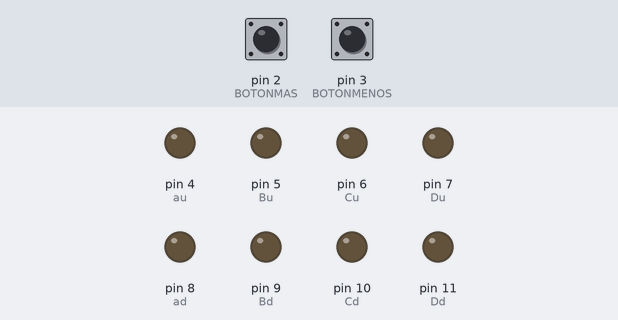
Recording of a sketch running on a simulated Arduino Uno, built with avr-gcc and run on an emulated ATmega328P. Parts: output pins drawn as LEDs (lit = HIGH). The test bench sets the inputs (shaded band); at power-on: pin 2 (BOTONMAS) LOW, pin 3 (BOTONMENOS) HIGH.

Above: at 1.2 s.
1.3 s: pin 2 (BOTONMAS) pulled HIGH for 0.15 s
At 1.7 s:
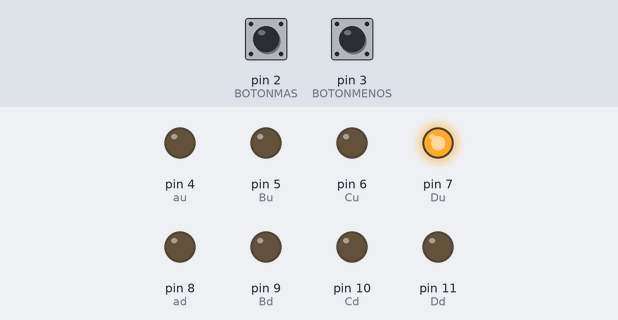
2.9 s: pin 2 (BOTONMAS) pulled HIGH for 1 s
At 4.1 s:
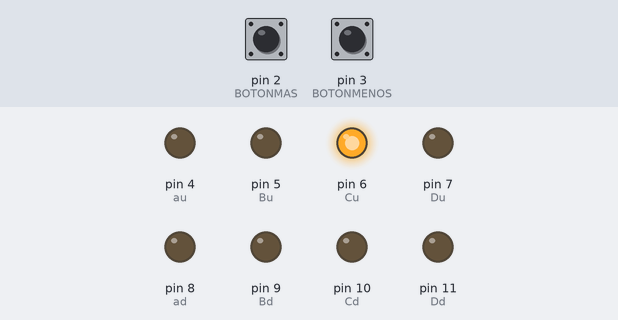
5.4 s: pin 2 (BOTONMAS) pulled HIGH for 0.15 s
At 6.0 s:
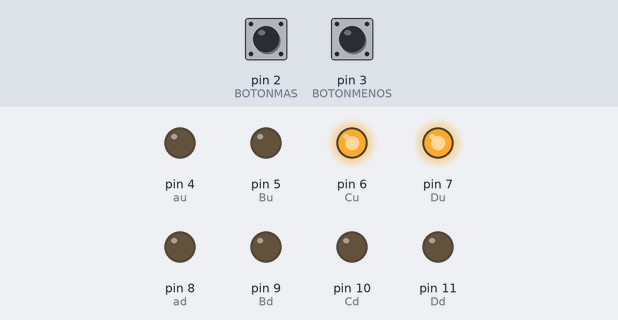
7.0 s: pin 2 (BOTONMAS) pulled HIGH for 3.2 s
At 8.4 s:
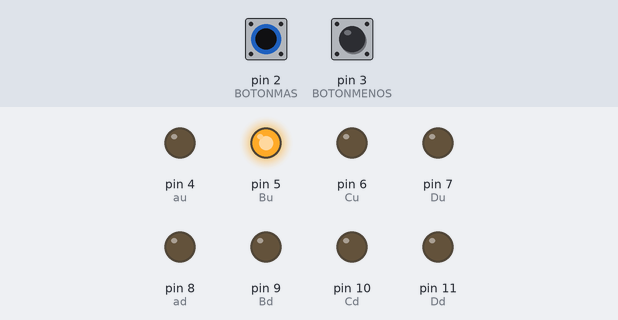
11.7 s: pin 2 (BOTONMAS) pulled HIGH for 0.15 s
At 12.0 s:
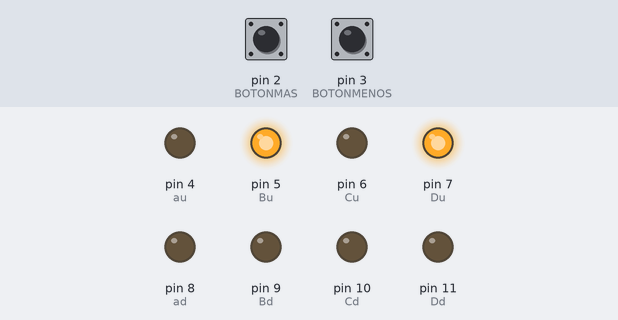
13.3 s: pin 2 (BOTONMAS) pulled HIGH for 1 s
At 14.4 s:
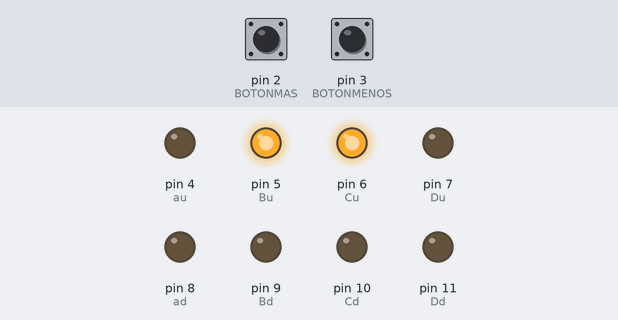
Timing chart, 0 to 16.3 s (numbered marks = the images above; inputs shaded):
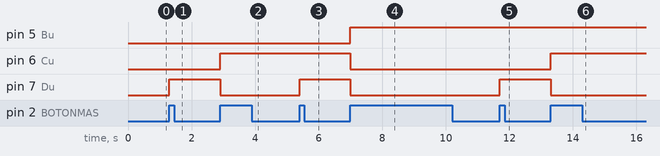

The sketch:

CONTADOR_DEL_0_AL_50.ino
```cpp
/*
   Fundacion Kinal
   Centro educativo tecnico laboral Kinal
   Electronica
   Grado: Quinto
   Sección: A
   Curso: Taller de electronica digital y reparación de computadoras I
   Nombre: Guillermo Antonio Franco Longo
   Profe. Alejandro Navas
   Carnet: 2022357
   Proyecto: interrupciones externas
*/
//Directivas de Propocesador
#define BOTONMAS 2 //pin 2 utilizado para una interrupción externa para rising
#define BOTONMENOS 3 //pin 3 utilizado para una interrupción externa para falling
#define au 4
#define Bu 5
#define Cu 6
#define Du 7

#define ad 8
#define Bd 9
#define Cd 10
#define Dd 11

//Funciones
void funcion_rising(void);
void funcion_falling(void);
void display_primero();
void display_segundo();

//Variables
volatile static bool f_print = false; //Variable booleana que me permite imprimir un texto en el Loop
int unidades = 0; ///variable que va de 0 - 9
int decenas = 0; ///variable que va de 0 - 5

void setup() {
  pinMode(BOTONMAS, INPUT);
  pinMode(BOTONMENOS, INPUT);
  pinMode(au, OUTPUT);
  pinMode(Bu, OUTPUT);
  pinMode(Cu, OUTPUT);
  pinMode(Du, OUTPUT);
  pinMode(ad, OUTPUT);
  pinMode(Bd, OUTPUT);
  pinMode(Cd, OUTPUT);
  pinMode(Dd, OUTPUT);

  attachInterrupt(digitalPinToInterrupt(BOTONMAS), funcion_rising, RISING); //Anclar la interrupcion del pin 9 a una funcion de ISR, disparado por el flanco
  attachInterrupt(digitalPinToInterrupt(BOTONMENOS), funcion_falling, FALLING); //Anclar la interrupcion del pin 10 a una funcion de ISR, disparado por el flanco
}
void loop() {
  if (f_print) {
    f_print = false; //Limpio la variable
    if (unidades > 9) {
      decenas++;
      unidades = 0;
    }
    if (unidades == -1) {
      unidades = 9;
      decenas--;
    }
    if (decenas < 0) {
      unidades = 0;
      decenas = 5;
    }
    if (unidades > 0 && decenas == 5) {
      unidades = 0;
      decenas = 0;
    }

  }
  display_primero();
  display_segundo();
}
//Funciones ISR
void funcion_rising(void) {
  unidades ++; //aunmento el valor de la variable
  f_print = true;
}
void funcion_falling(void) {
  unidades --; //disminuyo el valor de la variable
  f_print = true;
}
void display_primero() {
  if (unidades == 0) {
    digitalWrite(au, LOW);
    digitalWrite(Bu, LOW);
    digitalWrite(Cu, LOW);
    digitalWrite(Du, LOW);
  }
  if (unidades == 1) {
    digitalWrite(au, LOW);
    digitalWrite(Bu, LOW);
    digitalWrite(Cu, LOW);
    digitalWrite(Du, HIGH);
  }
  if (unidades == 2) {
    digitalWrite(au, LOW);
    digitalWrite(Bu, LOW);
    digitalWrite(Cu, HIGH);
    digitalWrite(Du, LOW);
  }
  if (unidades == 3) {
    digitalWrite(au, LOW);
    digitalWrite(Bu, LOW);
    digitalWrite(Cu, HIGH);
    digitalWrite(Du, HIGH);
  }
  if (unidades == 4) {
    digitalWrite(au, LOW);
    digitalWrite(Bu, HIGH);
    digitalWrite(Cu, LOW);
    digitalWrite(Du, LOW);
  }
  if (unidades == 5) {
    digitalWrite(au, LOW);
    digitalWrite(Bu, HIGH);
    digitalWrite(Cu, LOW);
    digitalWrite(Du, HIGH);
  }
  if (unidades == 6) {
    digitalWrite(au, LOW);
    digitalWrite(Bu, HIGH);
    digitalWrite(Cu, HIGH);
    digitalWrite(Du, LOW);
  }
  if (unidades == 7) {
    digitalWrite(au, LOW);
    digitalWrite(Bu, HIGH);
    digitalWrite(Cu, HIGH);
    digitalWrite(Du, HIGH);
  }
  if (unidades == 8) {
    digitalWrite(au, HIGH);
    digitalWrite(Bu, LOW);
    digitalWrite(Cu, LOW);
    digitalWrite(Du, LOW);
  }
  if (unidades == 9) {
    digitalWrite(au, HIGH);
    digitalWrite(Bu, LOW);
    digitalWrite(Cu, LOW);
    digitalWrite(Du, HIGH);
  }
}
void display_segundo() {
  if (decenas == 0) {
    digitalWrite(ad, LOW);
    digitalWrite(Bd, LOW);
    digitalWrite(Cd, LOW);
    digitalWrite(Dd, LOW);
  }
  if (decenas == 1) {
    digitalWrite(ad, LOW);
    digitalWrite(Bd, LOW);
    digitalWrite(Cd, LOW);
    digitalWrite(Dd, HIGH);
  }
  if (decenas == 2) {
    digitalWrite(ad, LOW);
    digitalWrite(Bd, LOW);
    digitalWrite(Cd, HIGH);
    digitalWrite(Dd, LOW);
  }
  if (decenas == 3) {
    digitalWrite(ad, LOW);
    digitalWrite(Bd, LOW);
    digitalWrite(Cd, HIGH);
    digitalWrite(Dd, HIGH);
  }
  if (decenas == 4) {
    digitalWrite(ad, LOW);
    digitalWrite(Bd, HIGH);
    digitalWrite(Cd, LOW);
    digitalWrite(Dd, LOW);
  }
  if (decenas == 5) {
    digitalWrite(ad, LOW);
    digitalWrite(Bd, HIGH);
    digitalWrite(Cd, LOW);
    digitalWrite(Dd, HIGH);
  }
}
```

Measured:
- after the input at 1.3 s, pin 7 (Du): LOW → HIGH at once
- after the input at 2.9 s, pin 6 (Cu): LOW → HIGH at once; pin 7 (Du): HIGH → LOW at once
- after the input at 5.4 s, pin 7 (Du): LOW → HIGH at once
- after the input at 7.0 s, pin 5 (Bu): LOW → HIGH at once; pin 6 (Cu), pin 7 (Du): HIGH → LOW at once
- after the input at 11.7 s, pin 7 (Du): LOW → HIGH at once
- after the input at 13.3 s, pin 6 (Cu): LOW → HIGH at once; pin 7 (Du): HIGH → LOW at once
